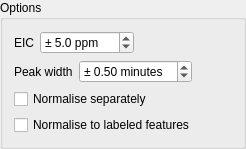
             <widget class="QGroupBox" name="groupBox_options3">
              <property name="title">
               <string>Options</string>
              </property>
              <layout class="QVBoxLayout" name="verticalLayout_4">
               <item>
                <layout class="QHBoxLayout" name="horizontalLayout_32">
                 <item>
                  <widget class="QLabel" name="label_63">
                   <property name="text">
                    <string>EIC</string>
                   </property>
                  </widget>
                 </item>
                 <item>
                  <widget class="QDoubleSpinBox" name="doubleSpinBox_resultsExperiment_EICppm">
                   <property name="prefix">
                    <string>± </string>
                   </property>
                   <property name="suffix">
                    <string> ppm</string>
                   </property>
                   <property name="decimals">
                    <number>1</number>
                   </property>
                   <property name="minimum">
                    <double>1.000000000000000</double>
                   </property>
                   <property name="value">
                    <double>5.000000000000000</double>
                   </property>
                  </widget>
                 </item>
                 <item>
                  <spacer name="horizontalSpacer_34">
                   <property name="orientation">
                    <enum>Qt::Horizontal</enum>
                   </property>
                   <property name="sizeHint" stdset="0">
                    <size>
                     <width>40</width>
                     <height>20</height>
                    </size>
                   </property>
                  </spacer>
                 </item>
                </layout>
               </item>
               <item>
                <layout class="QHBoxLayout" name="horizontalLayout_33">
                 <item>
                  <widget class="QLabel" name="label_64">
                   <property name="text">
                    <string>Peak width</string>
                   </property>
                  </widget>
                 </item>
                 <item>
                  <widget class="QDoubleSpinBox" name="doubleSpinBox_resultsExperiment_PeakWidth">
                   <property name="prefix">
                    <string>± </string>
                   </property>
                   <property name="suffix">
                    <string> minutes</string>
                   </property>
                   <property name="value">
                    <double>0.500000000000000</double>
                   </property>
                  </widget>
                 </item>
                 <item>
                  <spacer name="horizontalSpacer_37">
                   <property name="orientation">
                    <enum>Qt::Horizontal</enum>
                   </property>
                   <property name="sizeHint" stdset="0">
                    <size>
                     <width>40</width>
                     <height>20</height>
                    </size>
                   </property>
                  </spacer>
                 </item>
                </layout>
               </item>
               <item>
                <widget class="QCheckBox" name="resultsExperimentNormaliseXICsSeparately_checkBox">
                 <property name="text">
                  <string>Normalise separately</string>
                 </property>
                </widget>
               </item>
               <item>
                <widget class="QCheckBox" name="resultsExperimentNormaliseXICs_checkBox">
                 <property name="text">
                  <string>Normalise to labeled features</string>
                 </property>
                 <property name="checked">
                  <bool>false</bool>
                 </property>
                </widget>
               </item>
              </layout>
             </widget>
